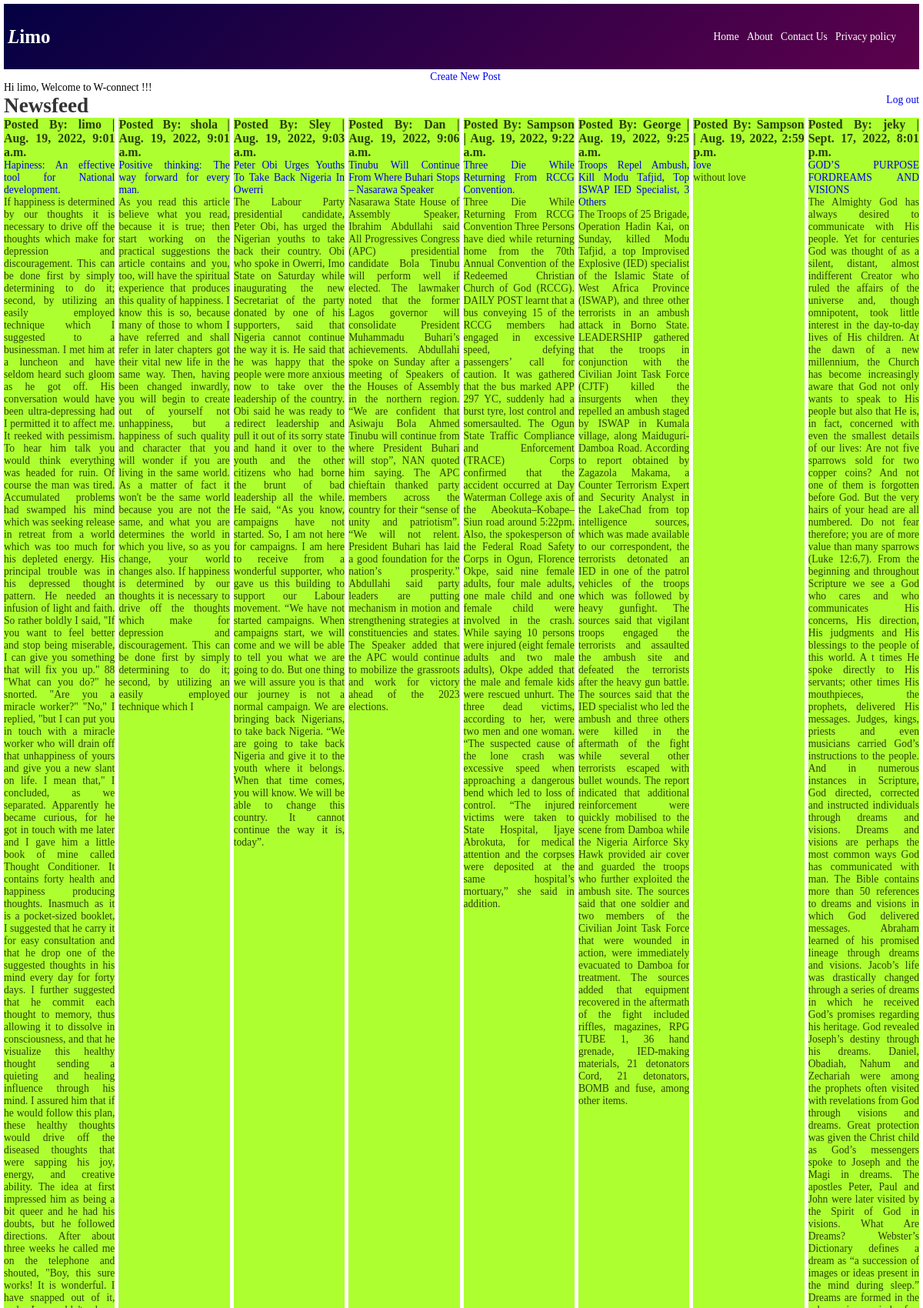
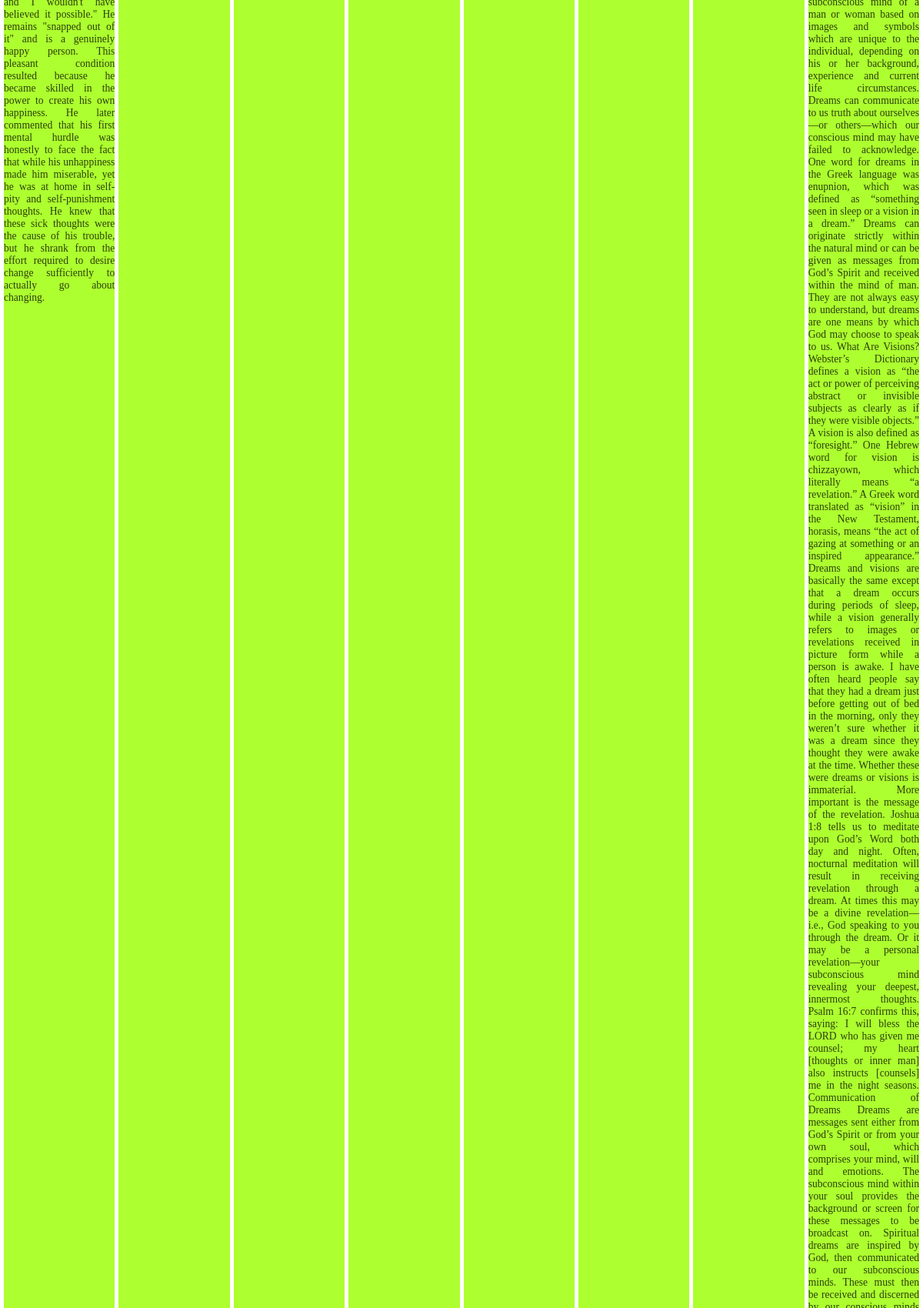
The app's page / (signed in, upper part) with its own data (2 pictures, top to bottom).
### chats/models.py (models this page shows, shortened)
class Chats(models.Model):
    Title= models.TextField()
    Author= models.ForeignKey('auth.User',on_delete=models.CASCADE,)
    body = models.TextField()
    Date = models.DateTimeField(auto_now_add=True, blank=True, null=True)

### chats/views.py (the view)
# urls.py: path("", Homepage.as_view(), name="home"),
class Homepage(ListView):
    model=Chats
    template_name="chats/home.html"

### chats/Templates/chats/home.html (shortened to what this page needs)
{% extends 'base.html' %}
{% block content%}
<body>
<h1 style=" color:rgb(000,000,000,0.8)">Newsfeed</h1>
<div class="container">
   {% for chats in object_list %}
   <div class="post">
     <h3>
      <span style="color: rgb(000, 000, 000, 0.755);" class="text-muted">
          Posted By: {{ chats.Author }} |
         {{ chats.Date }}</span>
      </h3>
         <a href="{% url 'details_view' chats.pk %}">{{ chats.Title }}</a>
      <p style="color: rgb(000, 000, 000,0.755);">{{ chats.body }}</p>
   </div>
   {% endfor %}
</div>
</body>
{% endblock content %}

### chats/Templates/base.html (shortened to what this page needs)
{% load static %}
<html>
<head>
<link href="{% static 'base.css' %}" rel="stylesheet">
</head>
<body>
  <header>
    <div class="logo"><a href="{% url 'home' %}"> <em>L</em>imo</a></div>
    <ul class="wrapper" style="margin-right:30px;">
      <li class="nav-list"><a style="color: white;" href="{% url 'home'%}">Home</a> </li> &nbsp; &nbsp;
      <li class="nav-list"><a style="color: rgb(255, 255, 255, 1);" href="{% url 'About' %}">About</a></li> &nbsp; &nbsp;
      <li class="nav-list"><a style="color: rgb(255, 255, 255, 1);" href="{% url 'contact' %}">Contact Us  </a></li> &nbsp; &nbsp;
      <li class="nav-list"><a style="color: rgb(255, 255, 255, 1);" href="{% url 'privacy' %}"> Privacy policy</a>  </li>
</ul>
 </header>
 <div class="movement" >
  <a href="{% url 'new_post' %}"> Create New Post</a>
</div>
{% if user.is_authenticated %}
   <p style="color: black;">Hi {{ user.username }}, Welcome to W-connect !!!</p>
   <p style="text-align: right; float:right;"><a href="{% url 'logout' %}">Log out</a></p>
{% else %}
 <h3><p style="color: black; text-align:right;">You are not logged in.</p></h3>
 <ul>
 <li margin-left:100px;><a href="{% url 'login' %}" style="margin-left: 900px; color:black;">Log In</a>  ||  <a href="{% url 'signup' %}" style="color:black;"> Sign up <a/>
 </li>
</ul>
{% endif %}
 <div>
    {% block content %}
    {% endblock content %}
  </div>
 </body>
</html>

### chats/static/base.css (style rules this page uses)
* { box-sizing: border-box; margin: 0%; padding: 0; }
body { font-family: Georgia, 'Times New Roman', Times, serif; text-align: justify; padding: 5px; font-size: 1.7ch; background-color: rgba(259, 259, 259); }
header { margin: 0; width: 100%; height: 85px; display: flex; flex-direction: row; justify-content: space-between; align-items: center; background: linear-gradient(138deg, rgb(4, 1, 67) 0%, rgb(93, 1, 76) 100%); }
.container { display: flex; width: 100%; gap: 5px; flex-direction: row; }
.container div { width:100%; background-color: greenyellow; }
.wrapper { display: flex; flex-direction: row; justify-content: space-between; align-items: center; }
a, li { text-decoration: none; list-style: none; }
.logo a { color: rgb(259, 259, 259); font-size: 25px; padding: 5px; border-radius: 30px; font-weight: bold; transition: all 1s ease-in-out; text-decoration: none; cursor:zoom-in; }
.movement { position: relative; top: 2px; left: 5px; text-align:center; }

### records on screen
Chats: Author "limo", Date "Aug. 19, 2022, 9:01 a.m.", Title "Hapiness: An effective tool for National development.", body "If happiness is determined by our thoughts it is necessary to drive off the thoughts which make for depression and discouragement. This can be done first by simply determining to do it; second, by utilizing an easily employed technique which I suggested to a businessman. I met him at a luncheon and have seldom heard such gloom as he got off. His conversation would have been ultra-depressing had I permitted it to affect me. It reeked with pessimism. To hear him talk you would think everything was headed for ruin. Of course the man was tired. Accumulated problems had swamped his mind which was seeking release in retreat from a world which was too much for his depleted energy. His principal…"
Chats: Author "shola", Date "Aug. 19, 2022, 9:01 a.m.", Title "Positive thinking: The way forward for every man.", body "As you read this article believe what you read, because it is true; then start working on the practical suggestions the article contains and you, too, will have the spiritual experience that produces this quality of happiness. I know this is so, because many of those to whom I have referred and shall refer in later chapters got their vital new life in the same way. Then, having been changed inwardly, you will begin to create out of yourself not unhappiness, but a happiness of such quality and character that you will wonder if you are living in the same world. As a matter of fact it won't be the same world because you are not the same, and what you are determines the world in which you live,…"
Chats: Author "Sley", Date "Aug. 19, 2022, 9:03 a.m.", Title "Peter Obi Urges Youths To Take Back Nigeria In Owerri", body "The Labour Party presidential candidate, Peter Obi, has urged the Nigerian youths to take back their country. Obi who spoke in Owerri, Imo State on Saturday while inaugurating the new Secretariat of the party donated by one of his supporters, said that Nigeria cannot continue the way it is. He said that he was happy that the people were more anxious now to take over the leadership of the country. Obi said he was ready to redirect leadership and pull it out of its sorry state and hand it over to the youth and the other citizens who had borne the brunt of bad leadership all the while. He said, “As you know, campaigns have not started. So, I am not here for campaigns. I am here to receive from…"
Chats: Author "Dan", Date "Aug. 19, 2022, 9:06 a.m.", Title "Tinubu Will Continue From Where Buhari Stops – Nasarawa Speaker", body "Nasarawa State House of Assembly Speaker, Ibrahim Abdullahi said All Progressives Congress (APC) presidential candidate Bola Tinubu will perform well if elected. The lawmaker noted that the former Lagos governor will consolidate President Muhammadu Buhari’s achievements. Abdullahi spoke on Sunday after a meeting of Speakers of the Houses of Assembly in the northern region. “We are confident that Asiwaju Bola Ahmed Tinubu will continue from where President Buhari will stop”, NAN quoted him saying. The APC chieftain thanked party members across the country for their “sense of unity and patriotism”. “We will not relent. President Buhari has laid a good foundation for the nation’s prosperity.”…"
Chats: Author "Sampson", Date "Aug. 19, 2022, 9:22 a.m.", Title "Three Die While Returning From RCCG Convention.", body "Three Die While Returning From RCCG Convention Three Persons have died while returning home from the 70th Annual Convention of the Redeemed Christian Church of God (RCCG). DAILY POST learnt that a bus conveying 15 of the RCCG members had engaged in excessive speed, defying passengers’ call for caution. It was gathered that the bus marked APP 297 YC, suddenly had a burst tyre, lost control and somersaulted. The Ogun State Traffic Compliance and Enforcement (TRACE) Corps confirmed that the accident occurred at Day Waterman College axis of the Abeokuta–Kobape–Siun road around 5:22pm. Also, the spokesperson of the Federal Road Safety Corps in Ogun, Florence Okpe, said nine female adults, four…"
Chats: Author "George", Date "Aug. 19, 2022, 9:25 a.m.", Title "Troops Repel Ambush, Kill Modu Tafjid, Top ISWAP IED Specialist, 3 Others", body "The Troops of 25 Brigade, Operation Hadin Kai, on Sunday, killed Modu Tafjid, a top Improvised Explosive (IED) specialist of the Islamic State of West Africa Province (ISWAP), and three other terrorists in an ambush attack in Borno State. LEADERSHIP gathered that the troops in conjunction with the Civilian Joint Task Force (CJTF) killed the insurgents when they repelled an ambush staged by ISWAP in Kumala village, along Maiduguri-Damboa Road. According to report obtained by Zagazola Makama, a Counter Terrorism Expert and Security Analyst in the LakeChad from top intelligence sources, which was made available to our correspondent, the terrorists detonated an IED in one of the patrol vehicles…"
Chats: Author "Sampson", Date "Aug. 19, 2022, 2:59 p.m.", Title "love", body "without love"
Chats: Author "jeky", Date "Sept. 17, 2022, 8:01 p.m.", Title "GOD’S PURPOSE FORDREAMS AND VISIONS"

### other values on screen
{{ user.username }} "limo"
